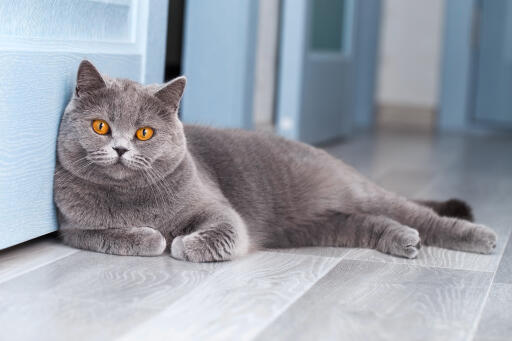
#> input picture 4_nesne_takibi/cat_img/cat.jpg, 512 x 341 px, given in place of the camera
$ jupyter execute 5_renk_ile_nesne_tespiti.ipynb   (text cells are left out)
#> lines starting #> are read from the running program, lines starting #| are printed output that depends on the picture; after the words box and inside, x2 and y2 are one past the last pixel; in counts of white or black regions, pixels touching at a corner belong together
[cell 1]
#kütüphaneleri import edelim
import cv2
import numpy as np
from collections import deque

[cell 2]
buffer_size= 16
pts = deque(maxlen = buffer_size)

# mavi renk aralığı belirleyecegim
blueLower = (84, 98, 0)
blueUpper= (179, 255, 255)

#webcam baglan
cap = cv2.VideoCapture(0)
cap.set(3,960)
cap.set(4,480)


while True:
    success, imgOriginal= cap.read()
#> imgOriginal is the input picture: shape (341, 512, 3); mean B, G, R 169.4, 159.4, 154.2

    #eger fralemeri okuyorsam islem yap
    if success:
        #flameleri blurla
        bulurred= cv2.GaussianBlur(imgOriginal, (11,11),0)
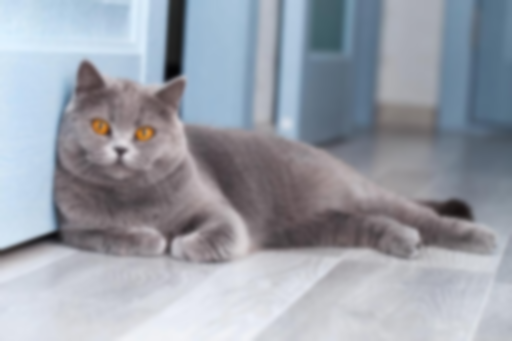
#> bulurred: shape (341, 512, 3); mean B, G, R 169.4, 159.4, 154.2

        #blurlanan resmi hsv cevir
        hsv=cv2.cvtColor(bulurred, cv2.COLOR_BGR2HSV)
#> hsv: shape (341, 512, 3); mean H, S, V 123.4, 32.1, 171.7
        cv2.imshow("hsv image", hsv)

        #mavi icin mask olusturuyorum
        mask=cv2.inRange(hsv,blueLower,blueUpper)
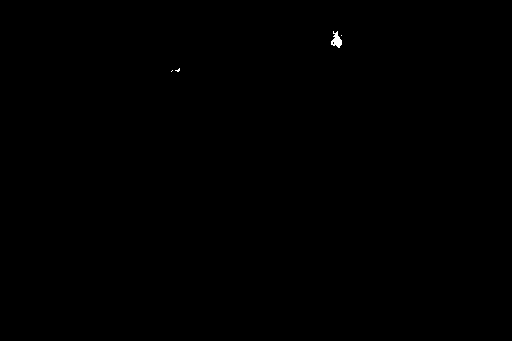
#> mask: shape (341, 512); 0.07% white; 4 white regions (3 under 20 px), largest, box (x1, y1, x2, y2) and area: (331, 31, 342, 48) 106
        cv2.imshow("mask image", mask)

        #maskenin etrafında kalan erezyonlari sil
        mask = cv2.erode(mask, None, iterations= 2 )
#> mask: shape (341, 512); 0.01% white in thin lines or dots, all inside (x1, y1, x2, y2) = (336, 39, 340, 44)
        mask= cv2.dilate(mask, None, iterations=2)
#> mask: shape (341, 512); 0.04% white; 1 white region
        cv2.imshow("mask + erezyon ", mask )

        #konturlari bulucam
        contours, _ = cv2.findContours(mask.copy(), cv2.RETR_EXTERNAL, cv2.CHAIN_APPROX_SIMPLE)
#> contours = 1 contour; box (x1, y1, x2, y2) and area: (334, 37, 342, 46) 50
        center = None

        #eger konturlari bulduysam
        if len(contours)>0:

            #en buyuk konturu al
            c=max(contours, key = cv2.contourArea)
#> c = contour of 10 points, box (x1, y1, x2, y2) (334, 37, 342, 46), area 50

            #dikdortgene cevir
            rect = cv2.minAreaRect(c)
#> rect = ((337.5, 41), (8, 7), -90)

            #rectengle bir tupledir içerisinde (x-y) kordinatları, (yukseklik- genislik) ve rotasyon vardir
            ((x,y),(width,height),rotation) =  rect
#> x = 337.5; y = 41; width = 8; height = 7; rotation = -90

            s= "x: {}, y:{}, width:{}, height:{}, rotation:{}".format(np.round(x),np.round(y),np.round(width),np.round(height),np.round(rotation))
            print(s)
#| x: 338.0, y:41.0, width:8.0, height:7.0, rotation:-90.0

            #kutu
            box = cv2.boxPoints(rect)
#> box = [[341, 45], [334, 45], [334, 37], [341, 37]]
            box = np.int64(box)

            #moment: goruntu momenti ile yarıçap, agirlik merkezi gibi ozellikler bulunur
            M = cv2.moments(c)
#> M = moments, m00 49.5, centre m10/m00, m01/m00 = (337.4, 41.13)
            center=(int(M["m10"]/M["m00"]),int(M["m01"]/M["m00"]))#nesnemin merkezini buldum
#> center = (337, 41)

            #kontur cizdir
            cv2.drawContours(imgOriginal, [box], 0, (0,255,255),2)
#> imgOriginal: shape (341, 512, 3); 0.05% of pixels changed, all inside (x1, y1, x2, y2) = (333, 36, 343, 47)

            #merkeze bir tane nokta ciz     (yaricap, renk, ici dolu)
            cv2.circle((0,255,255), center, 5, (0,255,255), -1)

            #bilgileri ekrana yazdir(yazilacak yer, yazılan bilgi, kordinat, font,buyukluk, renk, kalinlik )
            cv2.putText(imgOriginal,s,(50,50), cv2.FONT_HERSHEY_COMPLEX_SMALL, 1,(0,0,0),2 )
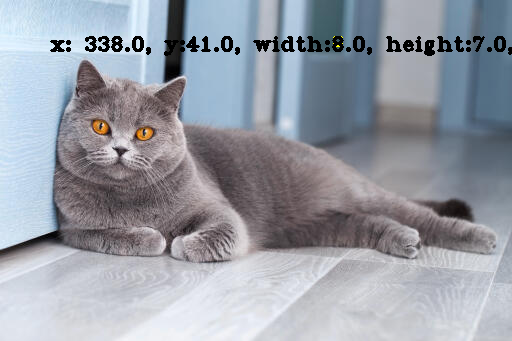
#> imgOriginal: shape (341, 512, 3); mean B, G, R 166.2, 156.5, 151.6

        #takip algoritması yapacagiz
        pts.appendleft(center)

        for i in range(1,len(pts)):
            if pts[i-1] is None or pts[i] is None: continue
            cv2.line(imgOriginal, pts[i-1], pts[i],(0,255,0), 3 )

        cv2.imshow("image orijial",imgOriginal )


    #sekmeleri kapat
    if cv2.waitKey(1) &0xFF == ord("q"): break
#> (key q is pressed here)

cap.release()
cv2.destroyAllWindows()
